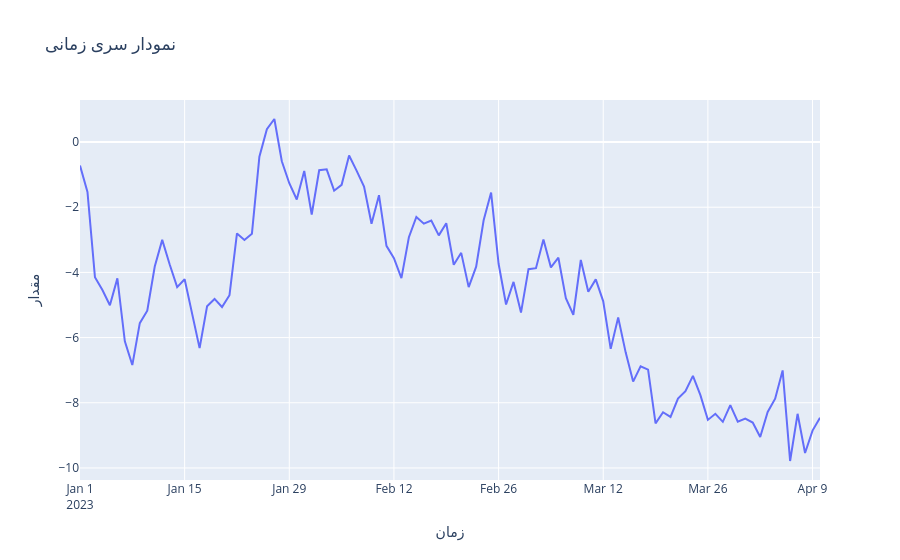

Source (notebook cell):
### Code cell
import numpy as np


time = pd.date_range(start='2023-01-01', periods=100, freq='D') # داده نمونه
values = np.cumsum(np.random.randn(100))  # تولید داده تصادفی

data = pd.DataFrame({'Time': time, 'Values': values})


fig = px.line(data, x='Time', y='Values', title='نمودار سری زمانی', labels={'Time': 'زمان', 'Values': 'مقدار'}) # رسم نمودار سری زمانی
fig.show()
